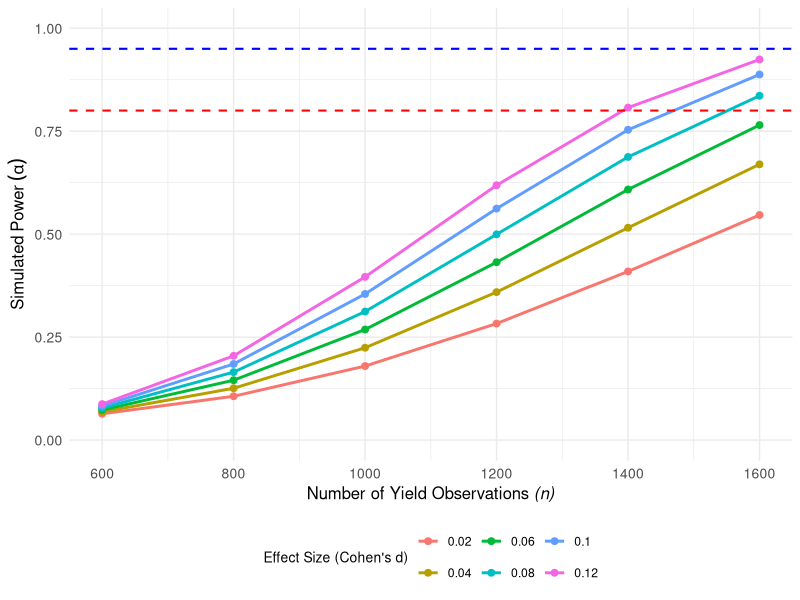
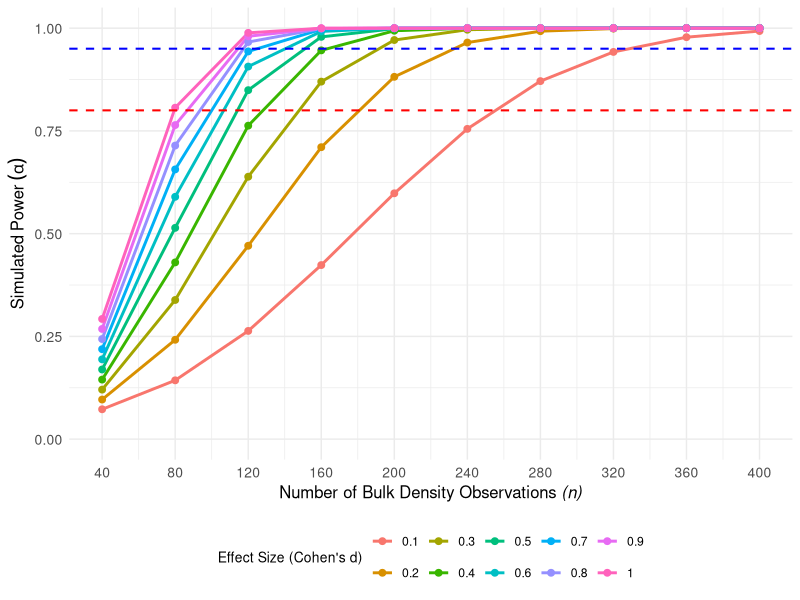
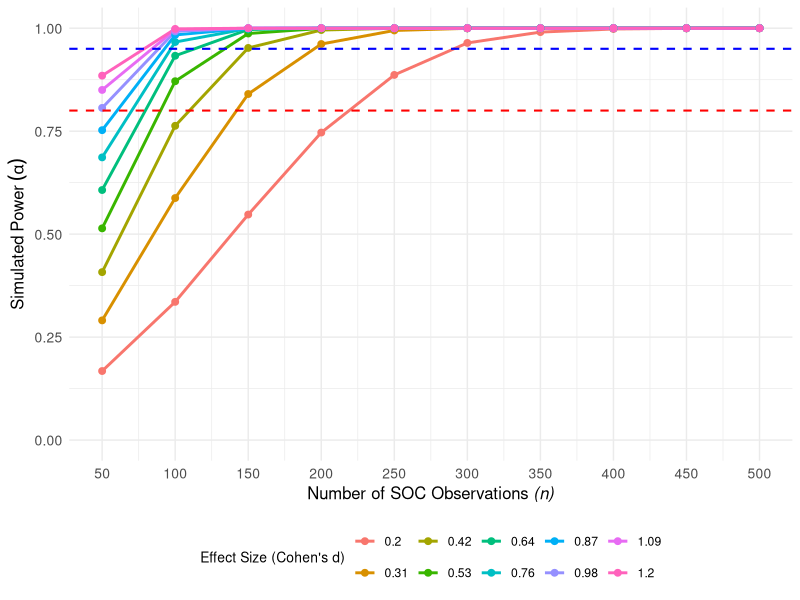
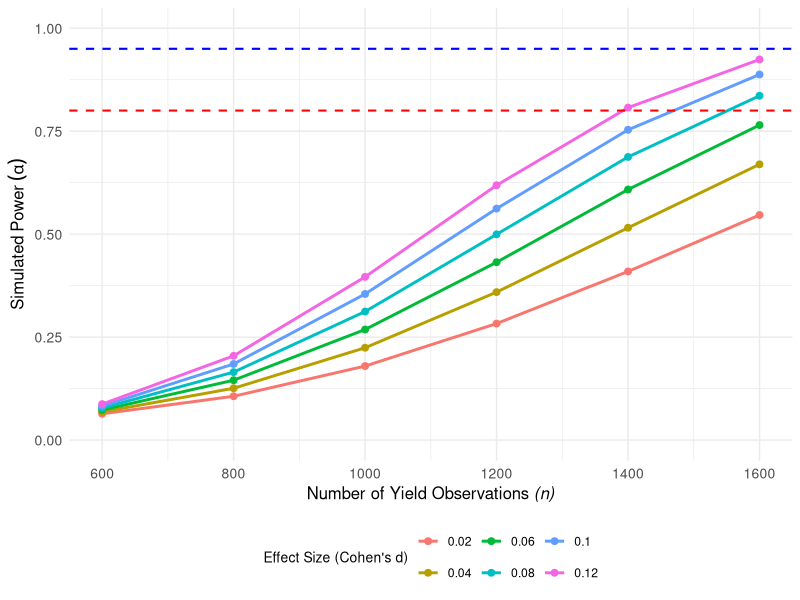
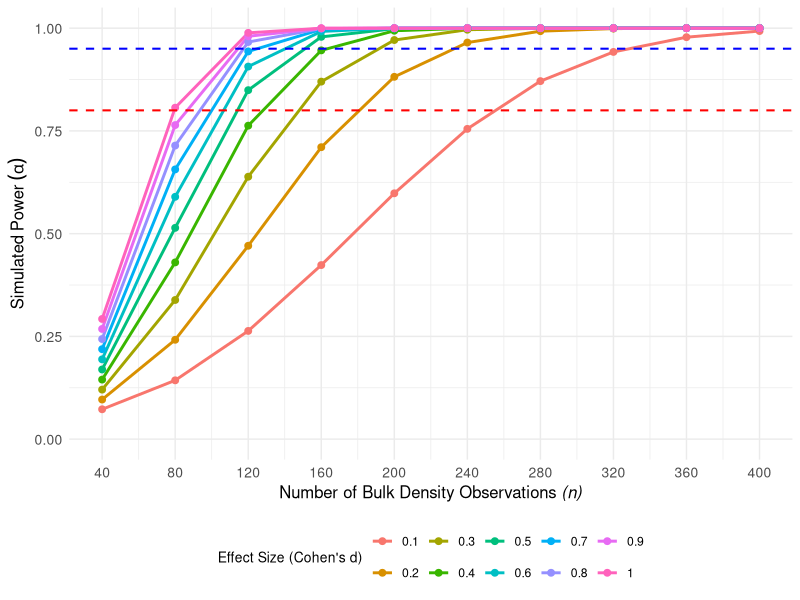
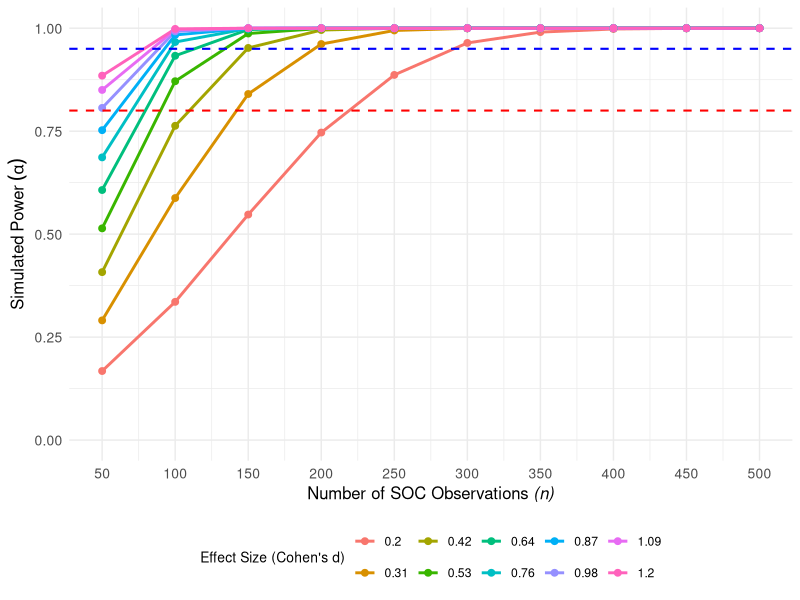

Source code (R) for these figures, in order:
## HEADER ####
## Who: Joe Collins / Ed Harris 
## what: Power Analysis / Power Curve Soil Organic Carbon - Reduced Tillage Systems 
## Last edited: 2022-08-01

# Data from: 

# Bulk Density 
#Yuan, Li & Li, Zhou & Chang, Scott & Cui, Song & Jagadamma, Sindhu & Qingping, Zhang & Cai, Yanjiang. (2020). 
#Residue retention promotes soil carbon accumulation in minimum tillage systems: Implications for conservation 
#agriculture. Science of The Total Environment. 740. 140147. 10.1016/j.scitotenv.2020.140147. 

## CONTENTS ####

## 00 Working Directory ####

getwd() # get the current working directory
setwd("/Users/u1764794/OneDrive - Harper Adams University/Resources/Power_Analysis /")  # Set the working directory

## 01 Packages ####	

# Required libraries
library(ggplot2)
library(dplyr)
library(tidyr)
library(pwr)
cohen.ES  # Give the conventional effect size (small, medium, large) for the tests available in this package



## 02 Crop Yield ####

### 02.1 Simulated Power Analysis ####	

simn <- c(600, 800, 1000, 1200, 1400, 1600)  # This is the Simulated number of observations (n) for the power analysis 
simcd <- c(0.02, 0.04, 0.06, 0.08, 0.1, 0.12)  # This is the simulated Effect Size (d)

mymat <- matrix(nrow=length(simn), ncol = length(simcd))  # Create the empty matrix the required size 
row.names(mymat) <- simn                                 # Add the row names 
colnames(mymat) <- simcd                                # Add col names 

for(i in 1:length(simn)){                           # for each position in matrix row
  for(j in 1:length(simcd)){                        # for each position in matrix column 
    mymat[i,j] <- pwr.t.test(n = simn[i],           # run pwr test using i and j positions from vectors 
                             d = simcd[j], 
                             sig.level = 0.05,      # generate power
                             power = NULL)$power    # add to matrix 
  }
}

print(mymat)     # prints the matrix to the screen 



### 02.2 Power Curve Plot ####	

setwd("~/OneDrive - Harper Adams University/Data/agronomy/plots/")

# Convert the matrix into a tidy data frame
power_data <- as.data.frame(mymat) %>%
  mutate(Effect_Size = simcd) %>%                  # Add effect size as a column
  pivot_longer(cols = -Effect_Size,               # Reshape the data: one column per sample size
               names_to = "Sample_Size_Index", 
               values_to = "Power") %>%
  mutate(Sample_Size = rep(simn, times = nrow(mymat))) # Map the sample size values correctly

# Plot the power curve
ggplot(power_data, aes(x = Sample_Size, y = Power, color = factor(Effect_Size), group = Effect_Size)) +
  geom_line(size = 1) +                           # Add lines for each effect size
  geom_point(size = 2) +                          # Add points for visibility
  geom_hline(yintercept = 0.8, linetype = "dashed", color = "red", size = 0.7) +  # Power threshold at 0.8
  geom_hline(yintercept = 0.95, linetype = "dashed", color = "blue", size = 0.7) + # Power threshold at 0.95
  labs(
    x = substitute(paste("Number of Yield Observations ", italic('(n)'))),
    y = expression(Simulated~Power~(alpha)),
    color = "Effect Size (Cohen's d)"
  ) +
  scale_x_continuous(breaks = simn) +             # Set custom x-axis breaks for sample sizes
  scale_y_continuous(limits = c(0, 1)) +          # Limit y-axis to power values [0, 1]
  theme_minimal() +
  theme(
    legend.title = element_text(size = 10),
    legend.position = "bottom",
    plot.title = element_text(hjust = 0.5, size = 14),
    axis.text = element_text(size = 10),
    axis.title = element_text(size = 12)
  )

ggsave(filename = "yield_power_analysis.png", width = 10, height = 4)





## 03 Bulk Density ####

### 03.1 Simulated Power Analysis ####	

# Simulated number of observations
simn <- seq(from = 40, to = 400, by = 40)

# Simulated effect sizes
simcd <- seq(from = 0.1, to = 1, length.out = 10)

simcd <- round(x = simcd, digits = 3)

# Create the matrix with row and column names
mymat <- matrix(nrow = length(simn), ncol = length(simcd))
row.names(mymat) <- simn
colnames(mymat) <- simcd

# Fill the matrix with power calculations
for (i in 1:length(simn)) {
  for (j in 1:length(simcd)) {
    mymat[i, j] <- pwr.t.test(
      n = simn[i],
      d = simcd[j],
      sig.level = 0.05,
      power = NULL
    )$power
  }
}

# Check the result
mymat





### 03.2 Power Curve Plot ####	

# Convert the matrix into a tidy data frame
power_data <- as.data.frame(mymat) %>%
  mutate(Effect_Size = simcd) %>%                  # Add effect size as a column
  pivot_longer(cols = -Effect_Size,               # Reshape the data: one column per sample size
               names_to = "Sample_Size_Index", 
               values_to = "Power") %>%
  mutate(Sample_Size = rep(simn, times = nrow(mymat))) # Map the sample size values correctly

# Plot the power curve
ggplot(power_data, aes(x = Sample_Size, y = Power, color = factor(Effect_Size), group = Effect_Size)) +
  geom_line(size = 1) +                           # Add lines for each effect size
  geom_point(size = 2) +                          # Add points for visibility
  geom_hline(yintercept = 0.8, linetype = "dashed", color = "red", size = 0.7) +  # Power threshold at 0.8
  geom_hline(yintercept = 0.95, linetype = "dashed", color = "blue", size = 0.7) + # Power threshold at 0.95
  labs(
    x = substitute(paste("Number of Bulk Density Observations ", italic('(n)'))),
    y = expression(Simulated~Power~(alpha)),
    color = "Effect Size (Cohen's d)"
  ) +
  scale_x_continuous(breaks = simn) +             # Set custom x-axis breaks for sample sizes
  scale_y_continuous(limits = c(0, 1)) +          # Limit y-axis to power values [0, 1]
  theme_minimal() +
  theme(
    legend.title = element_text(size = 10),
    legend.position = "bottom",
    plot.title = element_text(hjust = 0.5, size = 14),
    axis.text = element_text(size = 10),
    axis.title = element_text(size = 12)
  )

ggsave(filename = "~/OneDrive - Harper Adams University/Data/Soil/bulk_density/plots/bd_power_analysis.png", 
       width = 10, height = 4)





## 04 SOC ####

### Simulated Power Analysis ####	

# Simulated number of observations
simn <- seq(from = 50, to = 500, by = 50)

# Simulated effect sizes
simcd <- seq(from = 0.2, to = 1.2, length.out = 10)

simcd <- round(x = simcd, digits = 2)

# Create the matrix with row and column names
mymat <- matrix(nrow = length(simn), ncol = length(simcd))
row.names(mymat) <- simn
colnames(mymat) <- simcd

# Fill the matrix with power calculations
for (i in 1:length(simn)) {
  for (j in 1:length(simcd)) {
    mymat[i, j] <- pwr.t.test(
      n = simn[i],
      d = simcd[j],
      sig.level = 0.05,
      power = NULL
    )$power
  }
}

# Check the result
mymat





### 03.2 Power Curve Plot ####	

# Convert the matrix into a tidy data frame
power_data <- as.data.frame(mymat) %>%
  mutate(Effect_Size = simcd) %>%                  # Add effect size as a column
  pivot_longer(cols = -Effect_Size,               # Reshape the data: one column per sample size
               names_to = "Sample_Size_Index", 
               values_to = "Power") %>%
  mutate(Sample_Size = rep(simn, times = nrow(mymat))) # Map the sample size values correctly

# Plot the power curve
ggplot(power_data, aes(x = Sample_Size, y = Power, color = factor(Effect_Size), group = Effect_Size)) +
  geom_line(size = 1) +                           # Add lines for each effect size
  geom_point(size = 2) +                          # Add points for visibility
  geom_hline(yintercept = 0.8, linetype = "dashed", color = "red", size = 0.7) +  # Power threshold at 0.8
  geom_hline(yintercept = 0.95, linetype = "dashed", color = "blue", size = 0.7) + # Power threshold at 0.95
  labs(
    x = substitute(paste("Number of SOC Observations ", italic('(n)'))),
    y = expression(Simulated~Power~(alpha)),
    color = "Effect Size (Cohen's d)"
  ) +
  scale_x_continuous(breaks = simn) +             # Set custom x-axis breaks for sample sizes
  scale_y_continuous(limits = c(0, 1)) +          # Limit y-axis to power values [0, 1]
  theme_minimal() +
  theme(
    legend.title = element_text(size = 10),
    legend.position = "bottom",
    plot.title = element_text(hjust = 0.5, size = 14),
    axis.text = element_text(size = 10),
    axis.title = element_text(size = 12)
  )

ggsave(filename = "~/OneDrive - Harper Adams University/Data/Soil/soil_chemistry/plots/soc_power_analysis.png", 
       width = 10, height = 4)
